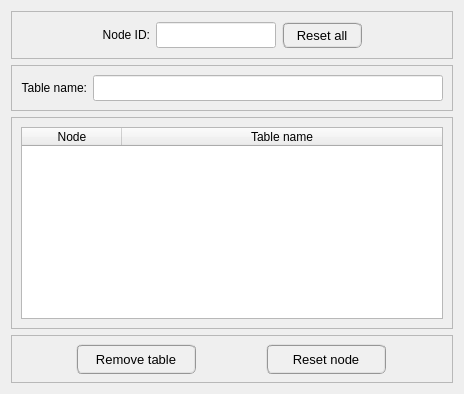
           <widget class="QWidget" name="tab_remove">
            <attribute name="title">
             <string>Remove</string>
            </attribute>
            <layout class="QGridLayout" name="gridLayout_9">
             <item row="0" column="0">
              <widget class="QFrame" name="frame_3">
               <property name="minimumSize">
                <size>
                 <width>0</width>
                 <height>48</height>
                </size>
               </property>
               <property name="maximumSize">
                <size>
                 <width>16777215</width>
                 <height>48</height>
                </size>
               </property>
               <property name="frameShape">
                <enum>QFrame::StyledPanel</enum>
               </property>
               <property name="frameShadow">
                <enum>QFrame::Raised</enum>
               </property>
               <layout class="QGridLayout" name="gridLayout_5">
                <item row="0" column="1">
                 <widget class="QLabel" name="label_2">
                  <property name="text">
                   <string>Node ID:</string>
                  </property>
                  <property name="alignment">
                   <set>Qt::AlignRight|Qt::AlignTrailing|Qt::AlignVCenter</set>
                  </property>
                 </widget>
                </item>
                <item row="0" column="3">
                 <widget class="QPushButton" name="pushButton_reset_all">
                  <property name="minimumSize">
                   <size>
                    <width>80</width>
                    <height>26</height>
                   </size>
                  </property>
                  <property name="maximumSize">
                   <size>
                    <width>80</width>
                    <height>26</height>
                   </size>
                  </property>
                  <property name="font">
                   <font>
                    <pointsize>10</pointsize>
                   </font>
                  </property>
                  <property name="styleSheet">
                   <string notr="true">QPushButton{border-radius: 6px; border-color: rgb(150, 150, 150); border-style: ridge; border-width: 2px; color: rgb(0, 0, 0); background-color: rgb(240, 240, 240)}
QPushButton:hover{border-radius: 6px; border-color: rgb(0, 170, 255); border-style: ridge; border-width: 2px; color: rgb(0, 0, 0); background-color: rgba(174, 213, 255, 100)}
QPushButton:pressed{border-radius: 6px; border-color: rgb(0, 170, 255); border-style: ridge; border-width: 2px; color: rgb(0, 0, 0); background-color: rgb(174, 213, 255)}
QPushButton:disabled{border-radius: 6px; border-color: rgb(150, 150, 150); border-style: ridge; border-width: 0px; color: rgb(150,150, 150); background-color: rgb(220, 220, 220)}</string>
                  </property>
                  <property name="text">
                   <string>Reset all</string>
                  </property>
                 </widget>
                </item>
                <item row="0" column="2">
                 <widget class="QLineEdit" name="lineEdit_node_ID_info">
                  <property name="enabled">
                   <bool>false</bool>
                  </property>
                  <property name="minimumSize">
                   <size>
                    <width>0</width>
                    <height>26</height>
                   </size>
                  </property>
                  <property name="maximumSize">
                   <size>
                    <width>120</width>
                    <height>26</height>
                   </size>
                  </property>
                  <property name="font">
                   <font>
                    <family>Arial</family>
                    <pointsize>11</pointsize>
                    <weight>75</weight>
                    <italic>false</italic>
                    <bold>true</bold>
                   </font>
                  </property>
                  <property name="focusPolicy">
                   <enum>Qt::ClickFocus</enum>
                  </property>
                  <property name="styleSheet">
                   <string notr="true">background-color: rgb(255, 255, 255);
color: rgb(0, 0, 0);</string>
                  </property>
                  <property name="alignment">
                   <set>Qt::AlignCenter</set>
                  </property>
                 </widget>
                </item>
                <item row="0" column="0">
                 <spacer name="horizontalSpacer_7">
                  <property name="orientation">
                   <enum>Qt::Horizontal</enum>
                  </property>
                  <property name="sizeHint" stdset="0">
                   <size>
                    <width>40</width>
                    <height>20</height>
                   </size>
                  </property>
                 </spacer>
                </item>
                <item row="0" column="4">
                 <spacer name="horizontalSpacer_8">
                  <property name="orientation">
                   <enum>Qt::Horizontal</enum>
                  </property>
                  <property name="sizeHint" stdset="0">
                   <size>
                    <width>40</width>
                    <height>20</height>
                   </size>
                  </property>
                 </spacer>
                </item>
               </layout>
              </widget>
             </item>
             <item row="1" column="0">
              <widget class="QFrame" name="frame_6">
               <property name="frameShape">
                <enum>QFrame::StyledPanel</enum>
               </property>
               <property name="frameShadow">
                <enum>QFrame::Raised</enum>
               </property>
               <layout class="QGridLayout" name="gridLayout_6">
                <item row="0" column="0">
                 <widget class="QLabel" name="label_3">
                  <property name="text">
                   <string>Table name:</string>
                  </property>
                  <property name="alignment">
                   <set>Qt::AlignRight|Qt::AlignTrailing|Qt::AlignVCenter</set>
                  </property>
                 </widget>
                </item>
                <item row="0" column="1">
                 <widget class="QLineEdit" name="lineEdit_table_name_info">
                  <property name="enabled">
                   <bool>false</bool>
                  </property>
                  <property name="minimumSize">
                   <size>
                    <width>350</width>
                    <height>26</height>
                   </size>
                  </property>
                  <property name="maximumSize">
                   <size>
                    <width>350</width>
                    <height>26</height>
                   </size>
                  </property>
                  <property name="font">
                   <font>
                    <family>Arial</family>
                    <pointsize>10</pointsize>
                    <weight>75</weight>
                    <italic>true</italic>
                    <bold>true</bold>
                   </font>
                  </property>
                  <property name="focusPolicy">
                   <enum>Qt::ClickFocus</enum>
                  </property>
                  <property name="styleSheet">
                   <string notr="true">background-color: rgb(255, 255, 255);
color: rgb(0, 0, 0);</string>
                  </property>
                  <property name="alignment">
                   <set>Qt::AlignCenter</set>
                  </property>
                 </widget>
                </item>
               </layout>
              </widget>
             </item>
             <item row="2" column="0">
              <widget class="QFrame" name="frame_10">
               <property name="frameShape">
                <enum>QFrame::StyledPanel</enum>
               </property>
               <property name="frameShadow">
                <enum>QFrame::Raised</enum>
               </property>
               <layout class="QGridLayout" name="gridLayout_8">
                <item row="0" column="0">
                 <widget class="QTreeWidget" name="treeWidget_compressor_excitation">
                  <property name="minimumSize">
                   <size>
                    <width>0</width>
                    <height>0</height>
                   </size>
                  </property>
                  <property name="maximumSize">
                   <size>
                    <width>1000</width>
                    <height>1000</height>
                   </size>
                  </property>
                  <property name="font">
                   <font>
                    <pointsize>9</pointsize>
                    <weight>50</weight>
                    <italic>false</italic>
                    <bold>false</bold>
                   </font>
                  </property>
                  <property name="frameShape">
                   <enum>QFrame::StyledPanel</enum>
                  </property>
                  <property name="frameShadow">
                   <enum>QFrame::Sunken</enum>
                  </property>
                  <property name="indentation">
                   <number>0</number>
                  </property>
                  <column>
                   <property name="text">
                    <string>Node</string>
                   </property>
                   <property name="font">
                    <font>
                     <family>MS Shell Dlg 2</family>
                     <pointsize>9</pointsize>
                     <weight>50</weight>
                     <italic>false</italic>
                     <bold>false</bold>
                    </font>
                   </property>
                   <property name="textAlignment">
                    <set>AlignCenter</set>
                   </property>
                  </column>
                  <column>
                   <property name="text">
                    <string>Table name</string>
                   </property>
                   <property name="font">
                    <font>
                     <family>MS Shell Dlg 2</family>
                     <pointsize>9</pointsize>
                     <weight>50</weight>
                     <italic>false</italic>
                     <bold>false</bold>
                    </font>
                   </property>
                   <property name="textAlignment">
                    <set>AlignCenter</set>
                   </property>
                  </column>
                 </widget>
                </item>
               </layout>
              </widget>
             </item>
             <item row="3" column="0">
              <widget class="QFrame" name="frame_8">
               <property name="minimumSize">
                <size>
                 <width>0</width>
                 <height>48</height>
                </size>
               </property>
               <property name="maximumSize">
                <size>
                 <width>16777215</width>
                 <height>48</height>
                </size>
               </property>
               <property name="frameShape">
                <enum>QFrame::StyledPanel</enum>
               </property>
               <property name="frameShadow">
                <enum>QFrame::Raised</enum>
               </property>
               <layout class="QGridLayout" name="gridLayout_7">
                <property name="leftMargin">
                 <number>0</number>
                </property>
                <property name="topMargin">
                 <number>0</number>
                </property>
                <property name="rightMargin">
                 <number>0</number>
                </property>
                <property name="bottomMargin">
                 <number>0</number>
                </property>
                <item row="0" column="0">
                 <widget class="QPushButton" name="pushButton_remove_table">
                  <property name="minimumSize">
                   <size>
                    <width>120</width>
                    <height>30</height>
                   </size>
                  </property>
                  <property name="maximumSize">
                   <size>
                    <width>120</width>
                    <height>30</height>
                   </size>
                  </property>
                  <property name="font">
                   <font>
                    <pointsize>10</pointsize>
                   </font>
                  </property>
                  <property name="styleSheet">
                   <string notr="true">QPushButton{border-radius: 6px; border-color: rgb(150, 150, 150); border-style: ridge; border-width: 2px; color: rgb(0, 0, 0); background-color: rgb(240, 240, 240)}
QPushButton:hover{border-radius: 6px; border-color: rgb(0, 170, 255); border-style: ridge; border-width: 2px; color: rgb(0, 0, 0); background-color: rgba(174, 213, 255, 100)}
QPushButton:pressed{border-radius: 6px; border-color: rgb(0, 170, 255); border-style: ridge; border-width: 2px; color: rgb(0, 0, 0); background-color: rgb(174, 213, 255)}
QPushButton:disabled{border-radius: 6px; border-color: rgb(150, 150, 150); border-style: ridge; border-width: 0px; color: rgb(150,150, 150); background-color: rgb(220, 220, 220)}</string>
                  </property>
                  <property name="text">
                   <string>Remove table</string>
                  </property>
                 </widget>
                </item>
                <item row="0" column="1">
                 <widget class="QPushButton" name="pushButton_reset_node">
                  <property name="minimumSize">
                   <size>
                    <width>120</width>
                    <height>30</height>
                   </size>
                  </property>
                  <property name="maximumSize">
                   <size>
                    <width>120</width>
                    <height>30</height>
                   </size>
                  </property>
                  <property name="font">
                   <font>
                    <pointsize>10</pointsize>
                   </font>
                  </property>
                  <property name="styleSheet">
                   <string notr="true">QPushButton{border-radius: 6px; border-color: rgb(150, 150, 150); border-style: ridge; border-width: 2px; color: rgb(0, 0, 0); background-color: rgb(240, 240, 240)}
QPushButton:hover{border-radius: 6px; border-color: rgb(0, 170, 255); border-style: ridge; border-width: 2px; color: rgb(0, 0, 0); background-color: rgba(174, 213, 255, 100)}
QPushButton:pressed{border-radius: 6px; border-color: rgb(0, 170, 255); border-style: ridge; border-width: 2px; color: rgb(0, 0, 0); background-color: rgb(174, 213, 255)}
QPushButton:disabled{border-radius: 6px; border-color: rgb(150, 150, 150); border-style: ridge; border-width: 0px; color: rgb(150,150, 150); background-color: rgb(220, 220, 220)}</string>
                  </property>
                  <property name="text">
                   <string>Reset node</string>
                  </property>
                 </widget>
                </item>
               </layout>
              </widget>
             </item>
            </layout>
           </widget>
